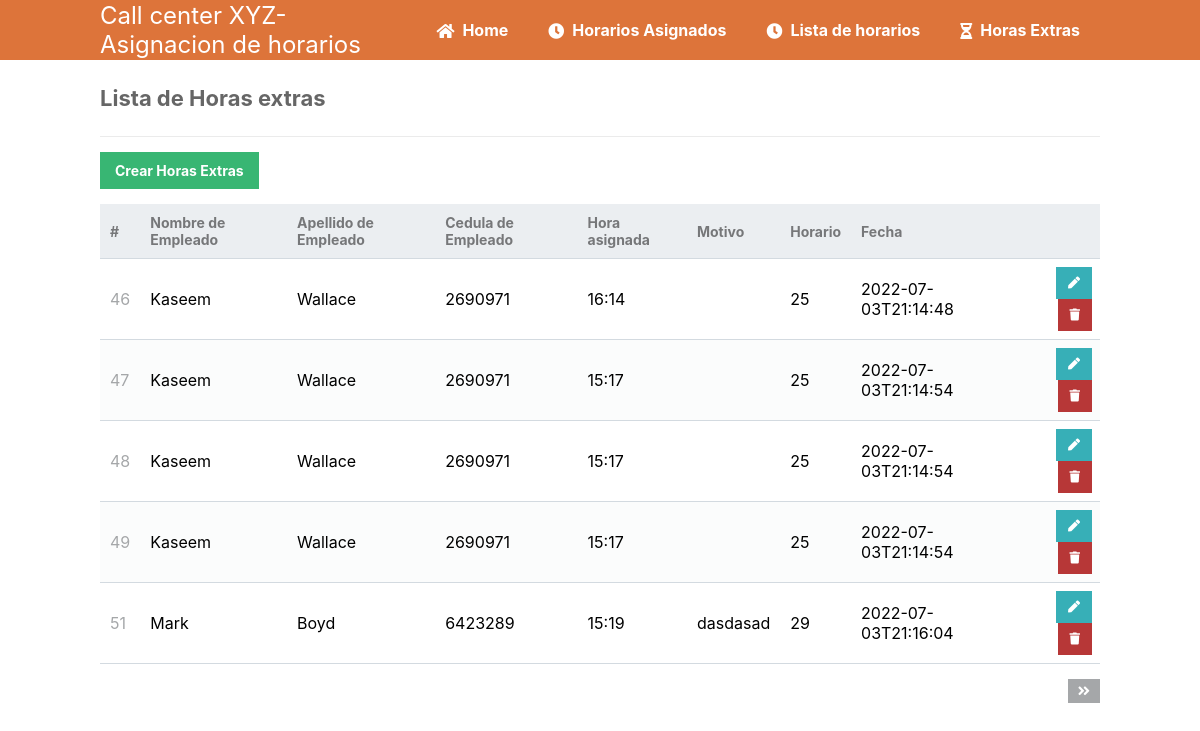
The page /read_Hextras.php on the database its author committed.
### tables this page shows
CREATE TABLE `asignacion_horas_extras` (
  `idAsignacion_Horas_Extras` int(11) NOT NULL,
  `asignacion` varchar(45) NOT NULL,
  `motivo` varchar(100) NOT NULL,
  `dia` varchar(45) NOT NULL,
  `idEmpleados` int(11) NOT NULL,
  `idHorario` int(11) NOT NULL
);

CREATE TABLE `empleados` (
  `idEmpleados` int(11) NOT NULL,
  `nombre` varchar(45) NOT NULL,
  `apellido` varchar(45) NOT NULL,
  `cedula` int(20) NOT NULL,
  `fecha_ingreso` varchar(45) NOT NULL,
  `fecha_egreso` varchar(45) NOT NULL,
  `direccion` varchar(100) NOT NULL,
  `telefono` varchar(45) NOT NULL,
  `estado_laboral` varchar(45) NOT NULL,
  `idCargo_Empleado` int(11) NOT NULL,
  `idDepartamento` int(11) NOT NULL
);

### read_Hextras.php (the view, shortened to what this page needs)
<?php
include 'functions.php';
$pdo = pdo_connect_mysql();
$page = isset($_GET['page']) && is_numeric($_GET['page']) ? (int)$_GET['page'] : 1;
$records_per_page = 5;
$stmt = $pdo->prepare('SELECT *
FROM asignacion_horas_extras
JOIN empleados on empleados.idEmpleados= asignacion_horas_extras.idEmpleados
ORDER BY idAsignacion_Horas_Extras LIMIT :current_page, :record_per_page');
$stmt->bindValue(':current_page', ($page-1)*$records_per_page, PDO::PARAM_INT);
$stmt->bindValue(':record_per_page', $records_per_page, PDO::PARAM_INT);
$stmt->execute();
$asignacion_horas_extras = $stmt->fetchAll(PDO::FETCH_ASSOC);
$num_asignacion_horas_extras = $pdo->query('SELECT COUNT(*) FROM asignacion_horas_extras')->fetchColumn();
?>
<?=template_header('Read')?>
<div class="content read">
	<h2>Lista de Horas extras</h2>
	<a href="create_hextras.php" class="create-contact">    Crear Horas Extras</a>
	<table>
        <thead>
            <tr>
                <td>#</td>
                <td>Nombre de Empleado</td>
                <td>Apellido de Empleado</td>
                <td>Cedula de Empleado</td>
                <td>Hora asignada</td>
                <td>Motivo </td>
                <td>Horario</td>
                <td>Fecha</td>
                <td></td>
            </tr>
        </thead>
        <tbody>
            <?php foreach ($asignacion_horas_extras as $contact): ?>
            <tr>
                <td><?=$contact['idAsignacion_Horas_Extras']?></td>
                <td><?=$contact['nombre']?></td>
                <td><?=$contact['apellido']?></td>
                <td><?=$contact['cedula']?></td>
                <td><?=$contact['asignacion']?></td>
                <td><?=$contact['motivo']?></td>
                <td><?=$contact['idHorario']?></td>
                <td><?=$contact['dia']?></td>
                <td class="actions">
                    <a href="update_Hextras.php?idAsignacion_Horas_Extras=<?=$contact['idAsignacion_Horas_Extras']?>" class="edit"><i class="fas fa-pen fa-xs"></i></a>
                    <a href="delete_Hextras.php?idAsignacion_Horas_Extras=<?=$contact['idAsignacion_Horas_Extras']?>" class="trash"><i class="fas fa-trash fa-xs"></i></a>
                </td>
            </tr>
            <?php endforeach; ?>
        </tbody>
    </table>
	<div class="pagination">
		<?php if ($page*$records_per_page < $num_asignacion_horas_extras): ?>
		<a href="read_hextras.php?page=<?=$page+1?>"><i class="fas fa-angle-double-right fa-sm"></i></a>
		<?php endif; ?>
	</div>
</div>
<?=template_footer()?>

### functions.php (shortened to what this page needs)
<?php
function template_header($title) {
echo <<<EOT
<!DOCTYPE html>
<html>
	<head>
		<meta charset="utf-8">
		<title>Horarios</title>
		<link href="style.css" rel="stylesheet" type="text/css">
		<link rel="stylesheet" href="https://use.fontawesome.com/releases/v5.7.1/css/all.css">
		<link href=".\Lib\select2\css\select2.min.css" rel="stylesheet" />
	</head>
	<body>
    <nav class="navtop">
    	<div>
    		<h1>Call center XYZ- Asignacion de horarios</h1>
            <a href="index.php"><i class="fas fa-home"></i>Home</a>
			<a href="Read_asignar.php"><i class="fas fa-clock"></i>Horarios Asignados</a>
    		<a href="read.php"><i class="fas fa-clock"></i>Lista de horarios</a>
			<a href="read_hextras.php"><i class="fas fa-hourglass-half"></i>Horas Extras</a>
    	</div>
    </nav>
EOT;
}
function template_footer() {
echo <<<EOT
<script src=".\Lib\select2\js\select2.full.min.js"></script>
<script src=".\Lib\select2\js\select2-ready.js"></script>
    </body>
</html>
EOT;
}
?>

### style.css (style rules this page uses)
* { box-sizing: border-box; font-family: -apple-system, BlinkMacSystemFont, "segoe ui", roboto, oxygen, ubuntu, cantarell, "fira sans", "droid sans", "helvetica neue", Arial, sans-serif; font-size: 16px; -webkit-font-smoothing: antialiased; -moz-osx-font-smoothing: grayscale; }
body { background-color: #FFFFFF; margin: 0; }
.navtop { background-color: #dd743a; height: 60px; width: 100%; border: 0; }
.navtop div { display: flex; margin: 0 auto; width: 1000px; height: 100%; }
.navtop div h1, .navtop div a { display: inline-flex; align-items: center; }
.navtop div h1 { flex: 1; font-size: 24px; padding: 0; margin: 0; color: #fff; font-weight: normal; }
.navtop div a { padding: 0 20px; text-decoration: none; color: #fff; font-weight: bold; }
.navtop div a i { padding: 2px 8px 0 0; }
.content { width: 1000px; margin: 0 auto; }
.content h2 { margin: 0; padding: 25px 0; font-size: 22px; border-bottom: 1px solid #ebebeb; color: #666666; }
.read .create-contact { display: inline-block; text-decoration: none; background-color: #38b673; font-weight: bold; font-size: 14px; color: #FFFFFF; padding: 10px 15px; margin: 15px 0; }
.read .pagination { display: flex; justify-content: flex-end; }
.read .pagination a { display: inline-block; text-decoration: none; background-color: #a5a7a9; font-weight: bold; color: #FFFFFF; padding: 5px 10px; margin: 15px 0 15px 5px; }
.read table { width: 100%; padding-top: 30px; border-collapse: collapse; }
.read table thead { background-color: #ebeef1; border-bottom: 1px solid #d3dae0; }
.read table thead td { padding: 10px; font-weight: bold; color: #767779; font-size: 14px; }
.read table tbody tr { border-bottom: 1px solid #d3dae0; }
.read table tbody tr:nth-child(even) { background-color: #fbfcfc; }
.read table tbody tr td { padding: 10px; }
.read table tbody tr td:nth-child(1) { color: #a5a7a9; }
.read table tbody tr td.actions { padding: 8px; text-align: right; }
.read table tbody tr td.actions .edit, .read table tbody tr td.actions .trash { display: inline-flex; text-align: right; text-decoration: none; color: #FFFFFF; padding: 10px 12px; }
.read table tbody tr td.actions .trash { background-color: #b73737; }
.read table tbody tr td.actions .edit { background-color: #37afb7; }

### rows shown on the page
asignacion_horas_extras: idAsignacion_Horas_Extras "46", empleados.nombre "Kaseem", empleados.apellido "Wallace", empleados.cedula "2690971", asignacion "16:14", idHorario "25", dia "2022-07-03T21:14:48"
asignacion_horas_extras: idAsignacion_Horas_Extras "47", empleados.nombre "Kaseem", empleados.apellido "Wallace", empleados.cedula "2690971", asignacion "15:17", idHorario "25", dia "2022-07-03T21:14:54"
asignacion_horas_extras: idAsignacion_Horas_Extras "48", empleados.nombre "Kaseem", empleados.apellido "Wallace", empleados.cedula "2690971", asignacion "15:17", idHorario "25", dia "2022-07-03T21:14:54"
asignacion_horas_extras: idAsignacion_Horas_Extras "49", empleados.nombre "Kaseem", empleados.apellido "Wallace", empleados.cedula "2690971", asignacion "15:17", idHorario "25", dia "2022-07-03T21:14:54"
asignacion_horas_extras: idAsignacion_Horas_Extras "51", empleados.nombre "Mark", empleados.apellido "Boyd", empleados.cedula "6423289", asignacion "15:19", motivo "dasdasad", idHorario "29", dia "2022-07-03T21:16:04"
